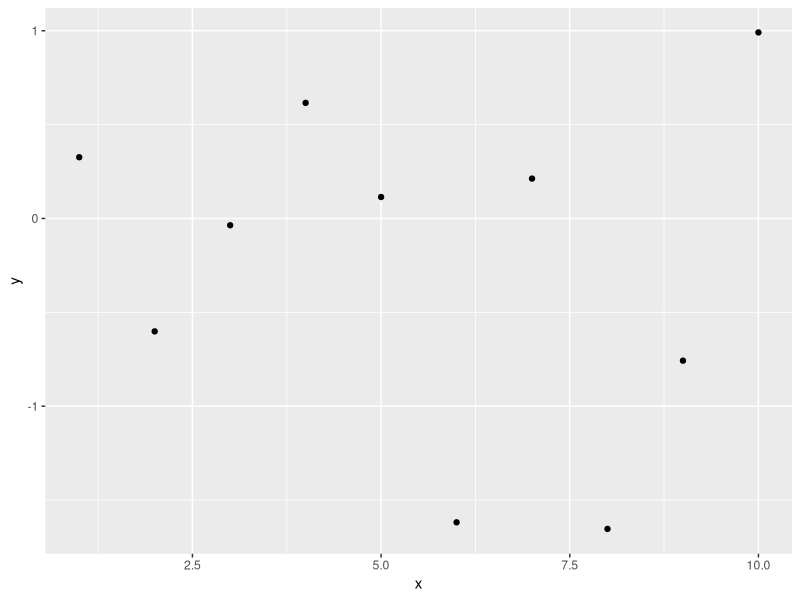

This chart was generated by the following R code:
## ---- chunk 1
# automatically create a bib database for R packages
knitr::write_bib(c(
  .packages(), 'bookdown', 'knitr', 'rmarkdown'
), 'packages.bib')
## ---- chunk 2
library(ggplot2)
df = data.frame(y = rnorm(n = 10),x = 1:10)
ggplot(df) +
  geom_point(aes(x = x, y =y))
## ---- chunk 3
knitr::kable(
  head(iris, 20), caption = 'Here is a nice table!',
  booktabs = TRUE
)
